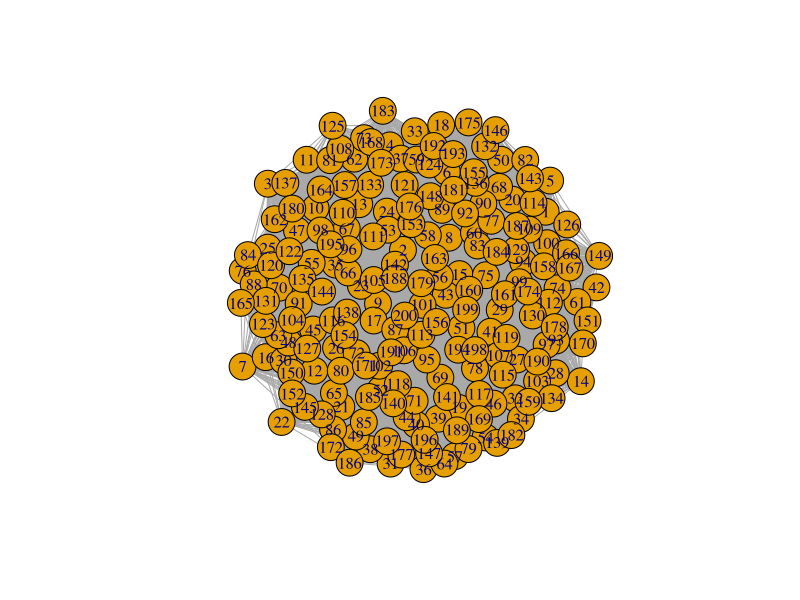
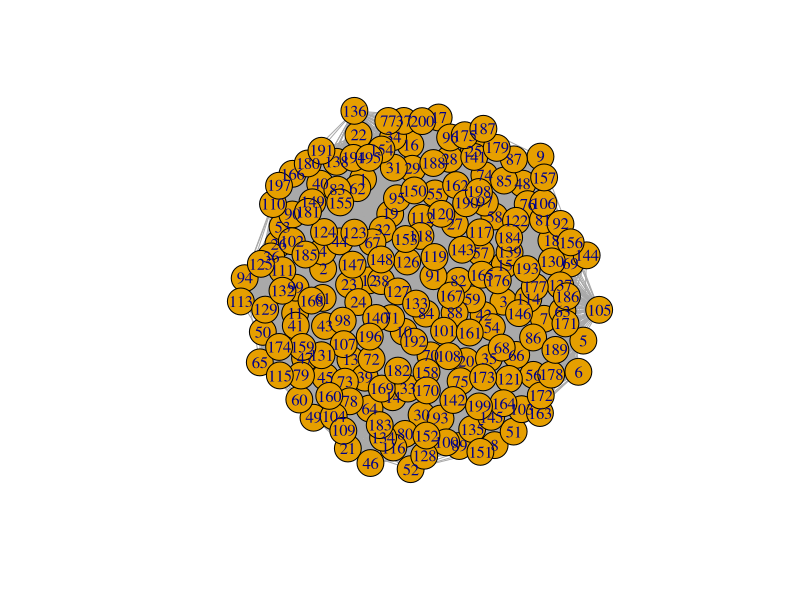

R code for these plots, in order:
library(igraph)
####################################################
# sample = read_graph("E:\\Graph\\src data\\vnet\\vnet.graphml", "graphml")
sample = erdos.renyi.game(200, p=0.5, type = "gnp")
max_density = 0
d = degree(sample)
n = vcount(sample)
e = ecount(sample)
while(n > 0) {
  x <- floor(e/n)
  while(x > 0 && n > 0) {
    to_remove_vertices = which(d <= x)
    sample = delete_vertices(sample, to_remove_vertices)
    d <- degree(sample)
    n = n - length(to_remove_vertices)
    e = ecount(sample)
    if (length(to_remove_vertices) == 0){
      break
    }
    x <- floor(e/n)
  }
  if( n > 0 && max_density < (e/n)){
    max_density = ((e/n))
    most_dense = sample
  }
  min_index = which.min(d)
  sample = delete_vertices(sample, c(min_index))
  d = degree(sample)
  n = n - 1
}

print("maximum density:")
print(max_density)
plot(most_dense)
#######################################################
# sample = sample = read_graph("E:\\Graph\\src data\\vnet\\vnet.graphml", "graphml")
sample = erdos.renyi.game(200, p=0.5, type = "gnp")
n = vcount(sample)
max_triangle_dense = 0
most_dense = sample
while (n > 0){
  triangles = count_triangles(sample, V(sample))
  to_remove_vertices = which(triangles == 0)
  delete_vertices(sample, to_remove_vertices)
  triangles <- triangles[triangles != 0]
  n = n - length(to_remove_vertices)
  density = sum(triangles)/3/n
  if(max_triangle_dense < density){
    max_triangle_dense = density
    most_dense = sample
  }
  min_index = which.min(triangles)
  to_remove_vertices = c(min_index)
  delete_vertices(sample, to_remove_vertices)
  n = n - 1
}

print("maximum triangle density:")
print(max_triangle_dense)
plot(most_dense)
